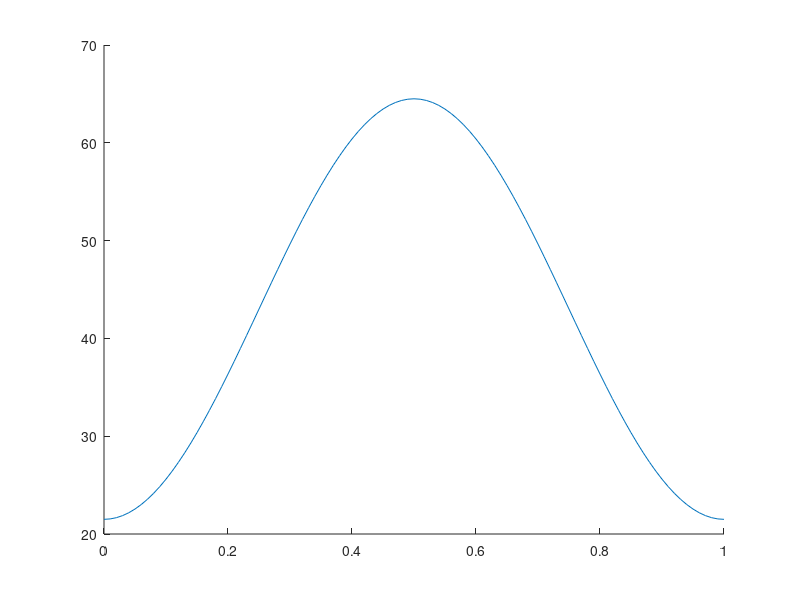

Write the MATLAB code that produced this figure.
period = 1;
numSteps = 100; 
maxFlowRate = 43;
shift = maxFlowRate/2;
phase = 0;
timePerStep = period/numSteps;
t = 0:timePerStep:period;
omega = pi; %rad/s
pos = shift + maxFlowRate*sin(omega*t + phase).^2;
speed = shift + maxFlowRate*sin((omega.*t)+phase).*cos((omega.*t)+phase);
acceleration = abs(maxFlowRate*((cos(omega.*t).^2) - (sin(omega.*t).^2)));
figure;
hold on;
plot(t, pos);
%plot(t, speed);
%plot(t, acceleration);
%legend({'position', 'speed', 'acceleration'});